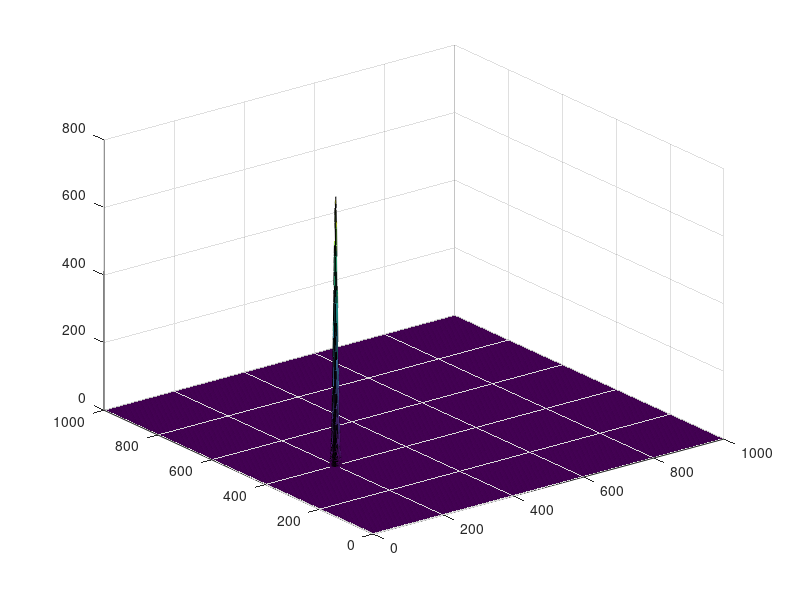

Reproduce this figure in MATLAB. (Note: this script raises an error after producing the figure.)
%%%%%%%%%%%%%%%%%%%%%%%%%%%%%%%%%%%%%%%%%%%%%%%%%%%%%%%%%%%%%%%%%%%%%%%%%%%
% The University of Manchester, United Kingdom
% 
% Project: MEng Dissertation
% Year: 2023
% MATLAB: R2022b
% Author(s): Mohammed Alsubeihi (MA)
% 
% Last modified:
% - 2023/02/13, MA: Initial creation
% - 2023/02/14, MA: minor fixes
%
% Purpose: Defines a function handle containing the ode system
% corresponding to the two-dimensional method of moments.
% References: 
% (1) Ramkrishna, D., 2000. Population balances : theory and applications
% to particulate systems in engineering. Academic Press.
%
% Input arguments
% 
% Output arguments
%
%%%%%%%%%%%%%%%%%%%%%%%%%%%%%%%%%%%%%%%%%%%%%%%%%%%%%%%%%%%%%%%%%%%%%%%%%%%

clear; clc
close all

%% Define initial PSD
dL1 = 1;
L1 = 1:dL1:1000;
dL2 = 1;
L2 = 1:dL2:1000;
[l1,l2] = meshgrid(L1,L2);

L = [l1(:) l2(:)];
mean = [200 400];
standardDeviation = [20 0; 0 20];

f0 = 1e5*mvnpdf(L,mean, standardDeviation);
f0 = reshape(f0,length(L2),length(L1));

surf(L1,L2,f0)
clim([min(f0(:))-0.5*range(f0(:)),max(f0(:))])
axis([180 220 380 420 0 800])

%% Calculate initial cross-moments (using integration)

initialm00 = trapz(L2,trapz(L1,f0));
initialm10 = trapz(L2,trapz(L1,L2'.*f0));
initialm01 = trapz(L2,trapz(L1,L1.*f0));
initialm20 = trapz(L2,trapz(L1.^2.*f0));
initialm11 = trapz(L2,trapz(L1,L1.*L2'.*f0));
initialm21 = trapz(L2, trapz(L1,L1.^2.*L2'.*f0));

%% Constant values

T = 25;
solubility = 3.37*exp(0.0359*T);
c0 = 30;
k11 = 5;
k12 = 1;
k21 = 2.5;
k22 = 1;
shapeFactor = pi();
particleDensity = 1.46e-12;

%% ODE system integration

%Initial conditions
y0 = [initialm00 initialm10 initialm01 initialm20 initialm11 initialm21 c0];

timeSpan = [0 10];

[t, y] = ode45(@(t,y)mom2D(y,solubility,k11,k12,k21,k22,shapeFactor,particleDensity), timeSpan, y0);

figure(2)
plot(t,y(:,7))